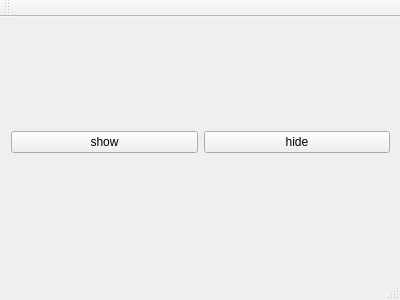
<?xml version="1.0" encoding="UTF-8"?>
<ui version="4.0">
 <class>MainWindow</class>
 <widget class="QMainWindow" name="MainWindow">
  <property name="geometry">
   <rect>
    <x>0</x>
    <y>0</y>
    <width>400</width>
    <height>300</height>
   </rect>
  </property>
  <property name="windowTitle">
   <string>MainWindow</string>
  </property>
  <widget class="QWidget" name="centralWidget">
   <widget class="QWidget" name="horizontalLayoutWidget">
    <property name="geometry">
     <rect>
      <x>0</x>
      <y>0</y>
      <width>401</width>
      <height>251</height>
     </rect>
    </property>
    <layout class="QHBoxLayout" name="horizontalLayout">
     <item>
      <widget class="QPushButton" name="showbtn">
       <property name="text">
        <string>show</string>
       </property>
      </widget>
     </item>
     <item>
      <widget class="QPushButton" name="hidebtn">
       <property name="text">
        <string>hide</string>
       </property>
      </widget>
     </item>
    </layout>
   </widget>
  </widget>
  <widget class="QMenuBar" name="menuBar">
   <property name="geometry">
    <rect>
     <x>0</x>
     <y>0</y>
     <width>400</width>
     <height>23</height>
    </rect>
   </property>
  </widget>
  <widget class="QToolBar" name="mainToolBar">
   <attribute name="toolBarArea">
    <enum>TopToolBarArea</enum>
   </attribute>
   <attribute name="toolBarBreak">
    <bool>false</bool>
   </attribute>
  </widget>
  <widget class="QStatusBar" name="statusBar"/>
 </widget>
 <layoutdefault spacing="6" margin="11"/>
 <resources/>
 <connections/>
</ui>
